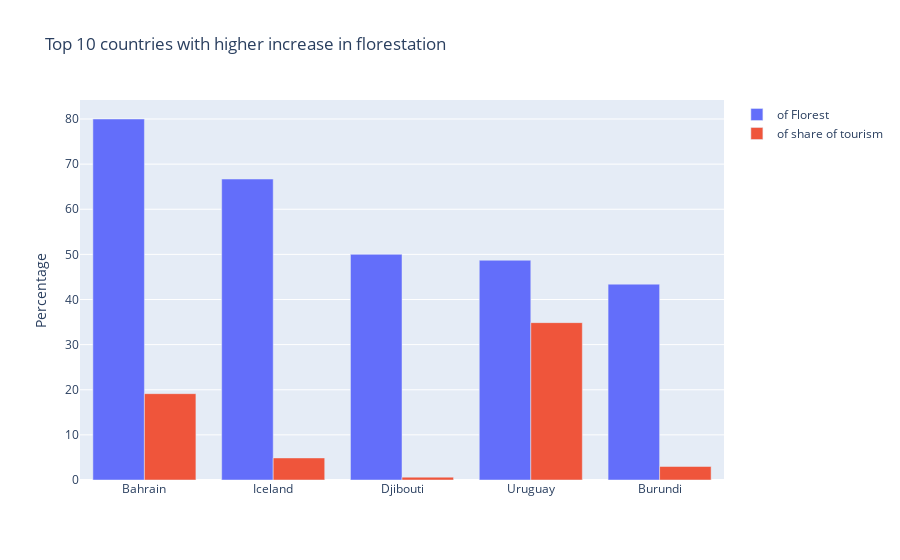

Notebook code for this chart:
### Code cell
fig  = go.Figure(
    data=[
        go.Bar(
            name="of Florest",
            x=df["country_name"],
            y=df["dp_delta"],
            offsetgroup=0,
        ),
        go.Bar(
            name="of share of tourism",
            x=df["country_name"],
            y=df["share_of_visit"],
            offsetgroup=1,
        ),
    ],
    layout=go.Layout(
        title="Top 5 countries with higher increase in forestation",
        yaxis_title="Percentage"
    )
)
fig.show()
fig.write_image("../figures/test.png")

### Figure 1 — Plotly figure (JSON) as saved in the notebook; plotly's stock layout.template omitted (floating-point values rounded to 4 significant figures)
{"data": [{"name": "of Florest", "offsetgroup": "0", "type": "bar", "x": ["Bahrain", "Iceland", "Djibouti", "Uruguay", "Burundi"], "y": [80, 66.7, 50, 48.7, 43.4]}, {"name": "of share of tourism", "offsetgroup": "1", "type": "bar", "x": ["Bahrain", "Iceland", "Djibouti", "Uruguay", "Burundi"], "y": [19.13, 4.891, 0.6314, 34.88, 2.996]}], "layout": {"title": {"text": "Top 10 countries with higher increase in florestation"}, "yaxis": {"title": {"text": "Percentage"}}}}
